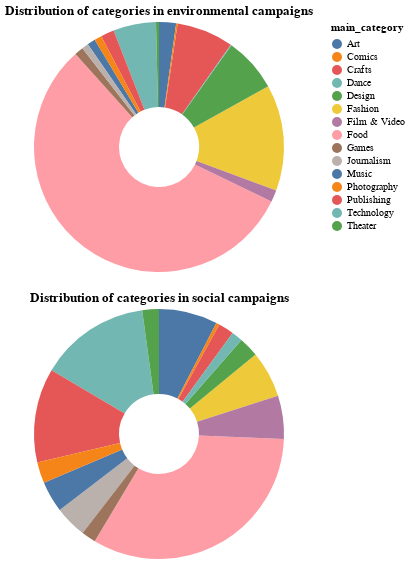

Source (notebook cell):
### Markdown cell above
Similar trends are observable in the funding amount targets. In both social and environmnetal categories, little <span style="color: fuchsia">less than one-half each of all campaigns</span> targeted amounts in the <span style="color: fuchsia">range of 1k-10k USD and 10k-50k USD</span>. Around <span style="color: olive">1/8th of the campaigns</span> requested <span style="color: olive">more than 50k USD</span>.

### Code cell
# Distribution of main categories for environmentally relevant campaigns
main_category_counts_envt = df_envt['main_category'].value_counts().reset_index()
main_category_counts_envt.columns = ['main_category', 'count']  # Rename columns for clarity


pie_chart_envt = alt.Chart(main_category_counts_envt).mark_arc(innerRadius=40).encode(
    theta=alt.Theta(field="count", type="quantitative"),  # The angle of the arc
    color=alt.Color(field="main_category", type="nominal"),  # Color by main_category
    tooltip=['main_category', 'count']  # Show tooltips for additional info
).properties(
    width=250,
    height=250,
    title='Distribution of categories in environmental campaigns'
)

# Distribution of main categories for socially relevant campaigns
main_category_counts_social = df_social['main_category'].value_counts().reset_index()
main_category_counts_social.columns = ['main_category', 'count']  # Rename columns for clarity


pie_chart_social = alt.Chart(main_category_counts_social).mark_arc(innerRadius=40).encode(
    theta=alt.Theta(field="count", type="quantitative"),  # The angle of the arc
    color=alt.Color(field="main_category", type="nominal"),  # Color by main_category
    tooltip=['main_category', 'count']  # Show tooltips for additional info
).properties(
    width=250,
    height=250,
    title='Distribution of categories in social campaigns'
)

combined_charts = alt.vconcat(pie_chart_envt, pie_chart_social).configure_view(
    strokeWidth=0
)
combined_charts

### Figure 1 — Vega-Lite specification as saved in the notebook (floating-point values rounded to 4 significant figures)
{"config": {"view": {"continuousWidth": 300, "continuousHeight": 300, "strokeWidth": 0}}, "vconcat": [{"data": {"name": "data-5f6411b3b70c6574ef35aa6d78738b27"}, "mark": {"type": "arc", "innerRadius": 40}, "encoding": {"color": {"field": "main_category", "type": "nominal"}, "theta": {"field": "count", "type": "quantitative"}, "tooltip": [{"field": "main_category", "type": "nominal"}, {"field": "count", "type": "quantitative"}]}, "height": 250, "title": "Distribution of categories in environmental campaigns", "width": 250}, {"data": {"name": "data-56603d3a8873edcd0a2f99546fe9b308"}, "mark": {"type": "arc", "innerRadius": 40}, "encoding": {"color": {"field": "main_category", "type": "nominal"}, "theta": {"field": "count", "type": "quantitative"}, "tooltip": [{"field": "main_category", "type": "nominal"}, {"field": "count", "type": "quantitative"}]}, "height": 250, "title": "Distribution of categories in social campaigns", "width": 250}], "$schema": "https://vega.github.io/schema/vega-lite/v5.17.0.json", "datasets": {"data-5f6411b3b70c6574ef35aa6d78738b27": [{"main_category": "Food", "count": 588}, {"main_category": "Fashion", "count": 144}, {"main_category": "Crafts", "count": 77}, {"main_category": "Design", "count": 74}, {"main_category": "Technology", "count": 58}, {"main_category": "Art", "count": 23}, {"main_category": "Publishing", "count": 18}, {"main_category": "Film & Video", "count": 16}, {"main_category": "Games", "count": 12}, {"main_category": "Music", "count": 11}, {"main_category": "Photography", "count": 10}, {"main_category": "Journalism", "count": 9}, {"main_category": "Theater", "count": 4}, {"main_category": "Comics", "count": 2}, {"main_category": "Dance", "count": 1}], "data-56603d3a8873edcd0a2f99546fe9b308": [{"main_category": "Food", "count": 230}, {"main_category": "Technology", "count": 100}, {"main_category": "Publishing", "count": 85}, {"main_category": "Art", "count": 53}, {"main_category": "Fashion", "count": 42}, {"main_category": "Film & Video", "count": 39}, {"main_category": "Journalism", "count": 29}, {"main_category": "Music", "count": 28}, {"main_category": "Photography", "count": 19}, {"main_category": "Design", "count": 18}, {"main_category": "Theater", "count": 15}, {"main_category": "Crafts", "count": 14}, {"main_category": "Games", "count": 13}, {"main_category": "Dance", "count": 10}, {"main_category": "Comics", "count": 3}]}}
